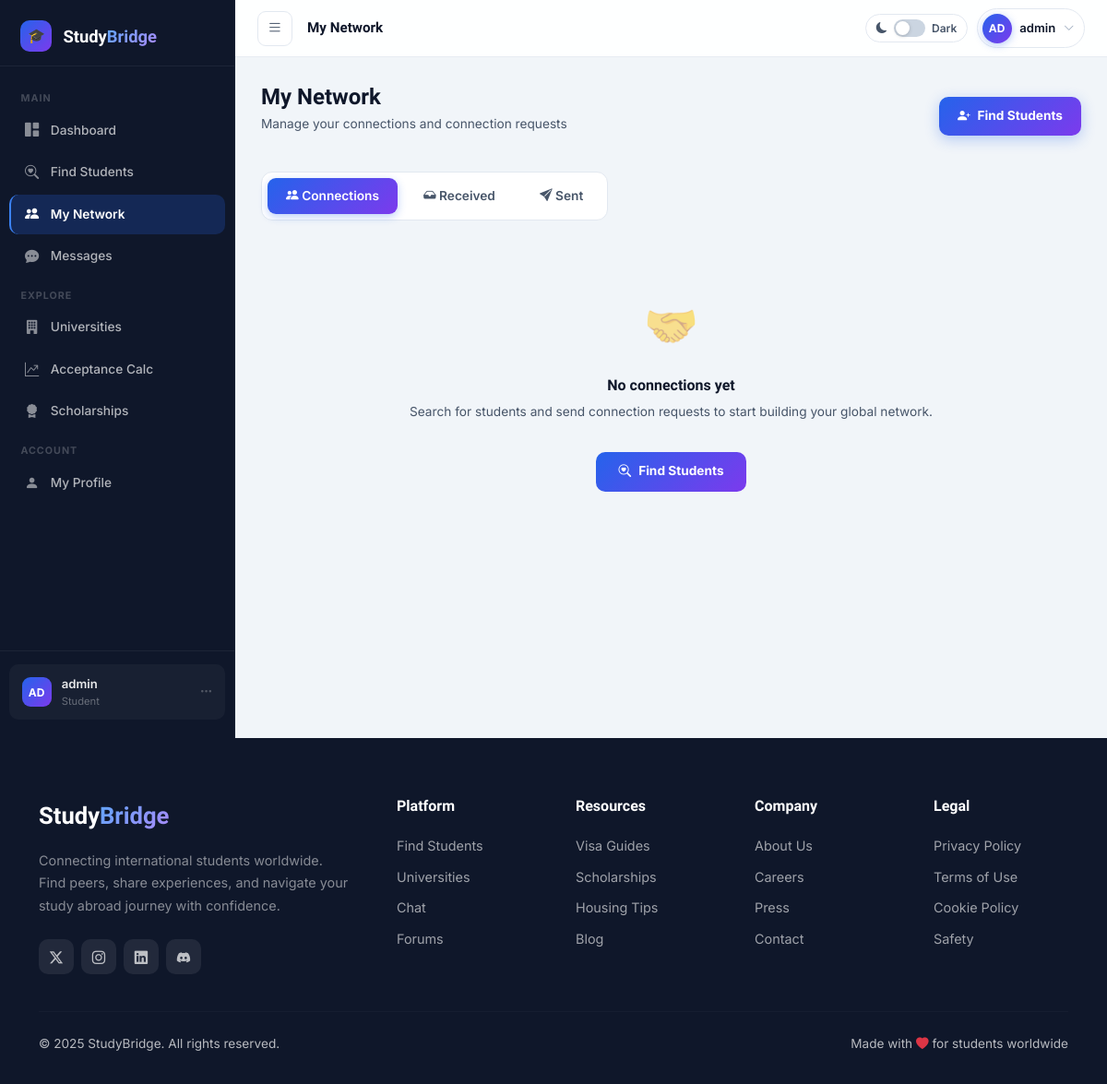
Before: /connections/ (signed in) with the older database file.
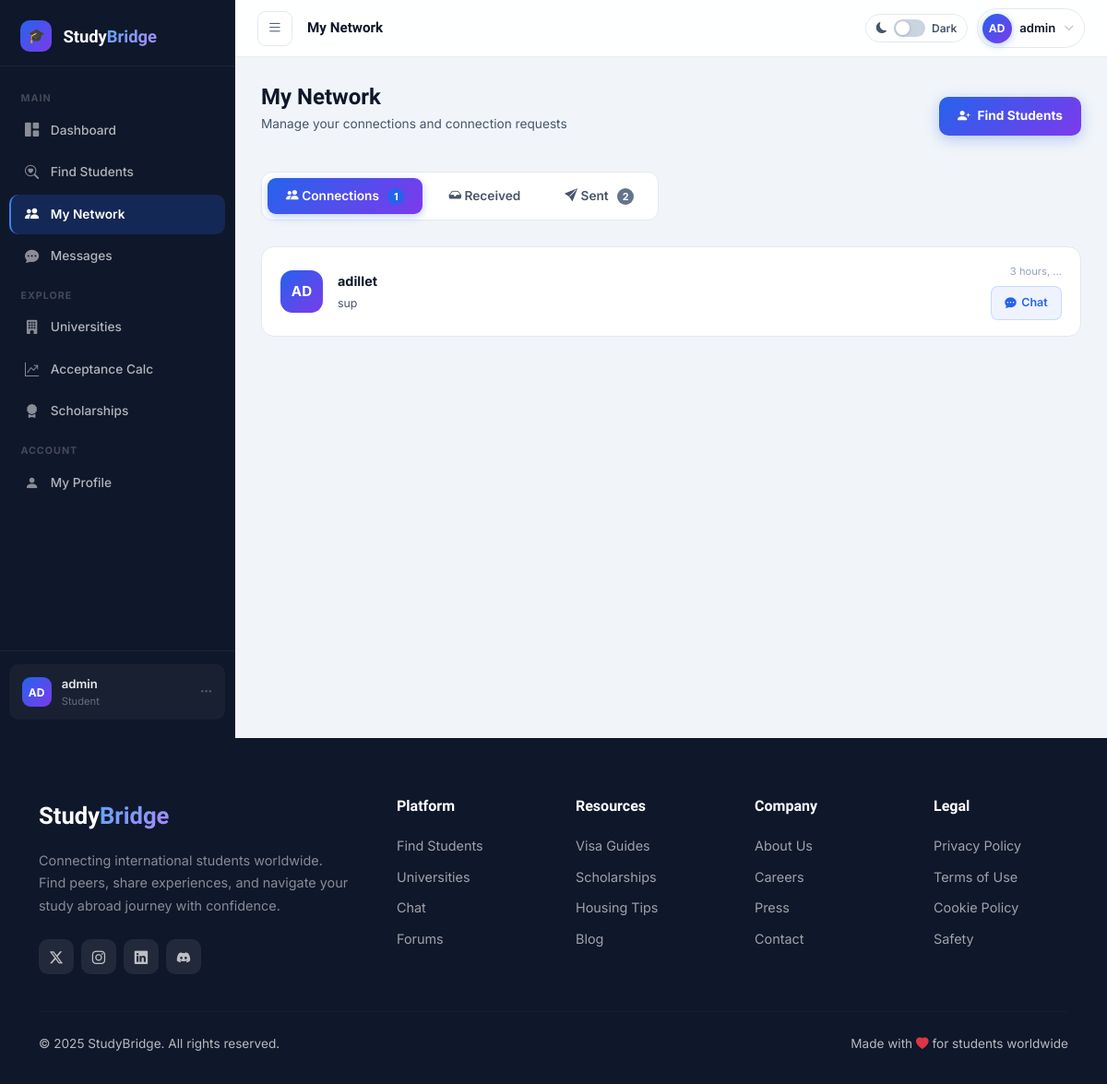
After: the same page with the newer database file.
### accounts/models.py (models this page shows, shortened)
class User(AbstractUser):
    STUDY_LEVEL_CHOICES = [
        ('bachelor', "Bachelor's Degree"),
        ('master', "Master's Degree"),
        ('phd', 'PhD'),
        ('exchange', 'Exchange Student'),
        ('language', 'Language Course'),
    ]
    YEAR_CHOICES = [
        ('1', '1st Year'),
        ('2', '2nd Year'),
        ('3', '3rd Year'),
        ('4', '4th Year'),
        ('5', '5th Year+'),
        ('grad', 'Graduate'),
    ]
    email = models.EmailField(unique=True)
    full_name = models.CharField(max_length=150, blank=True)
    country_of_origin = models.CharField(max_length=100, blank=True)
    current_country = models.CharField(max_length=100, blank=True)
    university = models.CharField(max_length=200, blank=True)
    study_level = models.CharField(max_length=20, choices=STUDY_LEVEL_CHOICES, blank=True)
    year_of_study = models.CharField(max_length=10, choices=YEAR_CHOICES, blank=True)
    field_of_study = models.CharField(max_length=150, blank=True)
    bio = models.TextField(max_length=500, blank=True)
    avatar = models.ImageField(upload_to='avatars/', null=True, blank=True)
    is_verified = models.BooleanField(default=False)
    created_at = models.DateTimeField(auto_now_add=True)
    USERNAME_FIELD = 'email'
    REQUIRED_FIELDS = ['username']
    def get_display_name(self):
        return self.full_name or self.username
    def get_initials(self):
        name = self.get_display_name()
        parts = name.split()
        if len(parts) >= 2:
            return (parts[0][0] + parts[1][0]).upper()
        return name[:2].upper()

class Message(models.Model):
    sender = models.ForeignKey(User, on_delete=models.CASCADE, related_name='sent_messages')
    receiver = models.ForeignKey(User, on_delete=models.CASCADE, related_name='received_messages')
    content = models.TextField(max_length=2000)
    timestamp = models.DateTimeField(auto_now_add=True)
    is_read = models.BooleanField(default=False)
    class Meta:
        ordering = ['timestamp']

### accounts/views.py (the view)
# urls.py: path('connections/', av.connections_view, name='connections'),
@login_required
def connections_view(request):
    accepted_qs = ConnectionRequest.objects.filter(
        Q(from_user=request.user) | Q(to_user=request.user),
        status='accepted'
    ).select_related('from_user', 'to_user')
    connections = []
    for conn in accepted_qs:
        other = conn.to_user if conn.from_user == request.user else conn.from_user
        last_msg = Message.objects.filter(
            Q(sender=request.user, receiver=other) |
            Q(sender=other, receiver=request.user)
        ).order_by('-timestamp').first()
        unread = Message.objects.filter(sender=other, receiver=request.user, is_read=False).count()
        connections.append({'user': other, 'connection': conn, 'last_message': last_msg, 'unread': unread})
    pending_received = ConnectionRequest.objects.filter(
        to_user=request.user, status='pending'
    ).select_related('from_user')
    pending_sent = ConnectionRequest.objects.filter(
        from_user=request.user, status='pending'
    ).select_related('to_user')
    return render(request, 'students/connections.html', {
        'connections': connections,
        'pending_received': pending_received,
        'pending_sent': pending_sent,
        'active_page': 'connections',
        'page_title': 'My Network',
    })

### accounts/context_processors.py (called while the page is built)
def dashboard_context(request):
    if request.user.is_authenticated:
        pending_count = ConnectionRequest.objects.filter(
            to_user=request.user, status='pending'
        ).count()
        unread_count = Message.objects.filter(
            receiver=request.user, is_read=False
        ).count()
        return {
            'pending_requests_count': pending_count,
            'unread_messages_count': unread_count,
        }
    return {'pending_requests_count': 0, 'unread_messages_count': 0}

### templates/students/connections.html (shortened to what this page needs)
{% extends 'dashboard_base.html' %}
{% block main_content %}
<div style="display:flex;align-items:center;justify-content:space-between;margin-bottom:1.5rem;flex-wrap:wrap;gap:1rem;">
  <div>
    <h1 style="font-size:1.5rem;font-weight:800;color:var(--db-text);margin-bottom:.25rem;">My Network</h1>
    <p style="font-size:.855rem;color:var(--db-text-2);">Manage your connections and connection requests</p>
  </div>
  <a href="{% url 'find_students' %}" style="display:flex;align-items:center;gap:.5rem;padding:.65rem 1.25rem;border-radius:10px;background:var(--gradient-primary);color:#fff;text-decoration:none;font-size:.855rem;font-weight:700;box-shadow:0 4px 15px rgba(37,99,235,.3);">
    <i class="bi bi-person-plus-fill"></i> Find Students
  </a>
</div>
<div class="net-tabs">
  <button class="net-tab active" onclick="switchTab('connections', this)">
    <i class="bi bi-people-fill"></i> Connections
    {% if connections %}<span class="tab-badge" style="background:var(--primary);">{{ connections|length }}</span>{% endif %}
  </button>
  <button class="net-tab" onclick="switchTab('received', this)">
    <i class="bi bi-inbox-fill"></i> Received
  </button>
  <button class="net-tab" onclick="switchTab('sent', this)">
    <i class="bi bi-send-fill"></i> Sent
    {% if pending_sent %}<span class="tab-badge" style="background:#64748b;">{{ pending_sent|length }}</span>{% endif %}
  </button>
</div>
<div class="tab-panel active" id="tab-connections">
  {% if connections %}
    {% for item in connections %}
    <div class="connection-card" onclick="window.location='/students/{{ item.user.username }}/'">
      <div class="conn-avatar">{{ item.user.get_initials }}</div>
      <div class="conn-info">
        <div class="conn-name">{{ item.user.get_display_name }}</div>
        <div class="conn-last-msg">
          {% if item.last_message %}
            {% if item.last_message.sender == user %}You: {% endif %}{{ item.last_message.content|truncatechars:50 }}
          {% else %}
            {% if item.user.university %}{{ item.user.university }} · {% endif %}No messages yet
          {% endif %}
        </div>
      </div>
      <div class="conn-right">
        {% if item.last_message %}<div class="conn-time">{{ item.last_message.timestamp|timesince|truncatewords:2 }}</div>{% endif %}
        <a href="{% url 'chat' item.user.username %}" class="conn-chat-btn" onclick="event.stopPropagation()">
          <i class="bi bi-chat-dots-fill"></i> Chat
        </a>
      </div>
    </div>
    {% endfor %}
  {% else %}
    <div class="empty-net">
      <div class="en-icon">🤝</div>
      <h4>No connections yet</h4>
      <p>Search for students and send connection requests to start building your global network.</p>
      <a href="{% url 'find_students' %}" style="display:inline-flex;align-items:center;gap:.5rem;margin-top:1rem;padding:.65rem 1.5rem;border-radius:10px;background:var(--gradient-primary);color:#fff;text-decoration:none;font-size:.855rem;font-weight:700;">
        <i class="bi bi-search-heart"></i> Find Students
      </a>
    </div>
  {% endif %}
</div>
{% endblock %}

Changed rows visible on the page:
now on this page (row edited): User: user.get_initials "AD", user.get_display_name "adillet", last_message.content "sup", last_message.timestamp "3 hours, …"
Other visible differences:
{{ connections|length }}: (not shown) → "1"
{{ pending_sent|length }}: (not shown) → "2"
text no longer shown: "🤝 No connections yet Search for students and send connection requests to start building your global network. Find Students"
